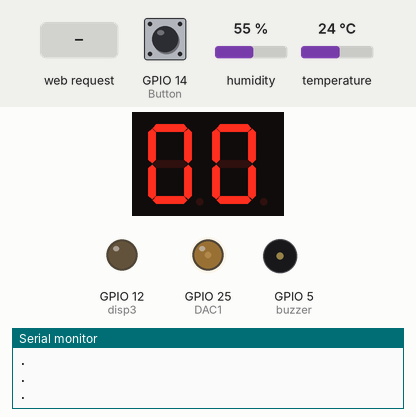
This sketch was run on a simulated ESP32. On the bench: 2-digit seven-segment display, output pins drawn as LEDs (lit = HIGH), buzzer (waves = sounding, pin HIGH), the last lines printed to the serial monitor. Wiring (inferred from the names in the program): 2-digit 7-segment display, segments lit when LOW: segments GPIO 15, GPIO 16, GPIO 17, GPIO 18, GPIO 19, GPIO 21, GPIO 22, GPIO 27; digit selects GPIO 23, GPIO 4. The inputs (shaded band) are chosen by the test bench; at power-on: GPIO 14 (Button) HIGH, humidity 55 %, temperature 24 °C. WiFi joins after 1.5 s; servers stay silent unless stated; storage starts empty; the segment pins are drawn as the display they are named for; pins used as bus, display or sensor lines are not drawn.

Above: at 2.8 s.
2.9 s: GPIO 14 (Button) pulled LOW for 0.15 s
At 4.0 s:
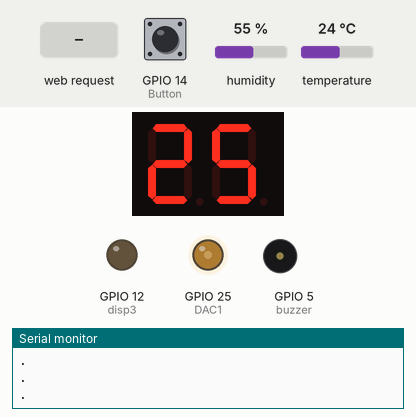
4.6 s: HTTP request GET /autoMode received
At 7.1 s:
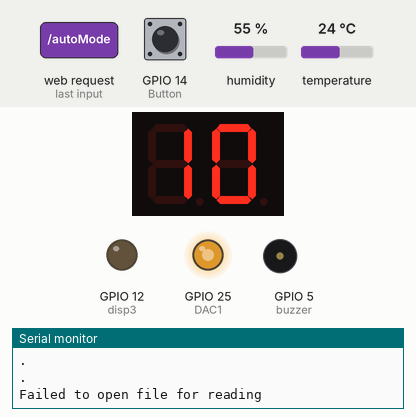
7.4 s: GPIO 14 (Button) pulled LOW for 3.2 s
At 8.58 s:
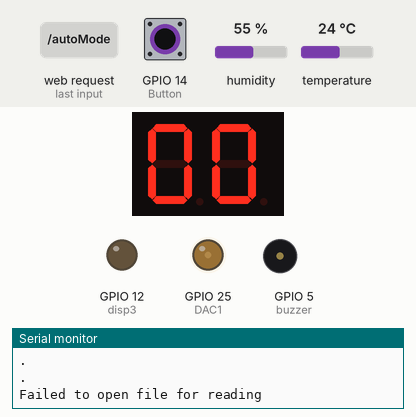
12.1 s: HTTP request GET /autoMode received
At 14.1 s:
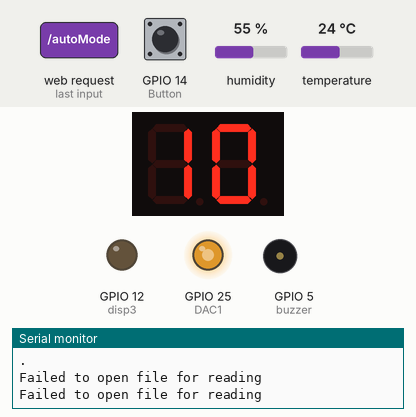
Timing chart, 0 to 15.6 s (numbered marks = the images above; inputs shaded):
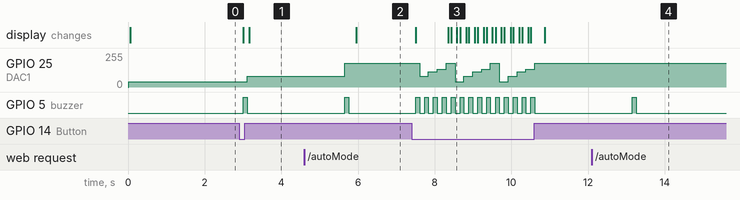

Measured:
- after the input at 2.9 s, GPIO 25 (DAC1): 40/255 → 80/255 after 0.21 s; GPIO 5 (buzzer): LOW → HIGH after 0.11 s, → LOW 0.10 s later; the display: first changes after 0.10 s (image 1 shows a later state)
- after the input at 4.6 s, GPIO 25 (DAC1): 80/255 → 180/255 after 1.1 s; GPIO 5 (buzzer): LOW → HIGH after 1.1 s, → LOW 0.10 s later; the display: changes after 1.4 s (image 2)
- after the input at 7.4 s, GPIO 25 (DAC1): 180/255 → 80/255 after 0.21 s, then repeats every 1.2 s: 115/255 0.23 s, 135/255 0.23 s, 180/255 0.24 s, 40/255 0.23 s, 80/255 0.23 s; GPIO 5 (buzzer): alternates HIGH for 0.10 s and LOW for 0.13 s, 28 changes in all, then stays LOW, starting after 0.11 s
- after the input at 12.1 s, GPIO 5 (buzzer): LOW → HIGH after 1.1 s, → LOW 0.10 s later

The sketch:

ESP32_ARDUINO.ino
```cpp
/*
  DEV by ThuongHuynh
  ESP32 connect to Winform APP use TCP/IP
*/

#include <Arduino.h>
#include <WiFi.h>
#include <SPIFFS.h>
#include <DHT.h>

TaskHandle_t Task1;
#define DHTPIN 13
#define DHTTYPE DHT22
DHT dht(DHTPIN, DHTTYPE);
#define DAC1 25
#define Button 14
#define buzzer 5
#define duration 5000
#define A 15
#define B 16
#define C 17
#define D 18
#define E 19
#define Fs 21
#define G 22
#define DP 27

#define disp1 23
#define disp2 4
#define disp3 12

#define numbersegments            \
  {                               \
    {0, 0, 0, 0, 0, 0, 1, 1},     \
        {1, 0, 0, 1, 1, 1, 1, 1}, \
        {0, 0, 1, 0, 0, 1, 0, 1}, \
        {0, 0, 0, 0, 1, 1, 0, 1}, \
        {1, 0, 0, 1, 1, 0, 0, 1}, \
        {0, 1, 0, 0, 1, 0, 0, 1}, \
        {0, 1, 0, 0, 0, 0, 0, 1}, \
        {0, 0, 0, 1, 1, 1, 1, 1}, \
        {0, 0, 0, 0, 0, 0, 0, 1}, \
        {0, 0, 0, 0, 1, 0, 0, 1}, \
  }
byte numbers[10][8] = numbersegments;
const int segments[8] = {A, B, C, D, E, Fs, G, DP};
int dem_button = 5, stt_buzzer, stt_button;
unsigned long t1;
int tmax_tempe = 3000, tmax_buzzer = 500;
String tempFlash;
String temp_dieuchinh;
int dac = 0;
const char* ssid = "NoPass";
const char* password =  "calihotel12345679";

// const char *ssid = "RD_DVES";
// const char *password = "dongvietdves";

WiFiServer wifiServer(80);
WiFiClient client;
int domovan = 0, stt_auto;

#define dac0    40    //  0%
#define dac25   80   //  25%
#define dac50   115  //  50%
#define dac75   135  //  75%
#define dac100  180 //  100%

unsigned long t2;
String str_domovan = "0", str_chedo = "auto";
String control = "0", mode_control = "auto";
float  doam, t;
int nhietdo;
String temp_gialap;
//********* VI *************
IPAddress local_IP(192, 168, 1, 184);
IPAddress gateway(192, 168, 1, 1);
IPAddress subnet(255, 255, 0, 0);
IPAddress primaryDNS(8, 8, 8, 8);
IPAddress secondaryDNS(8, 8, 4, 4);

void read_Flash_Temp()
{
  File file_temp = SPIFFS.open("/ReadTemp.txt");
  if (!file_temp)
  {
    Serial.println("Failed to open file for reading");
    return;
  }

  if (file_temp.available())
  {
    tempFlash = file_temp.readStringUntil('\n');
  }
  if (tempFlash == "" || tempFlash.indexOf("mp") != -1 || tempFlash.indexOf("OK") != -1)
  {
    tempFlash = "25";
  }
  file_temp.close();
}
void write_Flash_Temp(String &tempx)
{
  File file_temp = SPIFFS.open("/ReadTemp.txt", FILE_WRITE);
  if (!file_temp)
  {
    Serial.println("There was an error opening the file for writing");
    return;
  }
  file_temp.print(tempx);
  file_temp.print("\n"); // xuong dong
  file_temp.close();
}
void read_Flash_Mode()
{
  File file = SPIFFS.open("/ReadFlash.txt");
  if (!file)
  {
    Serial.println("Failed to open file for reading");
    return;
  }
  String content[2];
  int row = 0;
  while (file.available())
  {
    content[row++] = file.readStringUntil('\n');
    if (row == 2)
      break;
  }
  file.close();
  if (content[0] != "")
  {
    str_domovan = content[0];
  }
  if (content[1] != "")
  {
    str_chedo = content[1];
  }
}
void write_Flash_Mode(String &movan, String &chedo)
{
  File file = SPIFFS.open("/ReadFlash.txt", FILE_WRITE);
  if (!file)
  {
    Serial.println("There was an error opening the file for writing");
    return;
  }
  file.print(movan);
  file.print("\n"); // xuong dong

  file.print(chedo);
  file.print("\n"); // xuong dong

  file.close();
}
void Temp_auto(String &gettemp)
{
  if (stt_auto == 0)
  {
    int nhietdo_sosanh = nhietdo - gettemp.toInt();
    //Serial.print("nhiet do so sanh: ");
    //Serial.println(nhietdo_sosanh);
    //stt_auto = 1;

    if (nhietdo_sosanh <= 0 && dem_button != 0)
    {
      control = "0";
      dem_button = 0;
      dacWrite(DAC1, dac0);
      buzzer_On();
      String send = "sendRealtime," + String(nhietdo) + "," + String(doam) + "%" + "," + String(control) + "%" + "," + String(mode_control);
      client.print(send);
      client.flush();
      write_Flash_Mode(control, mode_control);
    }
    if (0<nhietdo_sosanh && nhietdo_sosanh <= 2 && dem_button != 4)
    {
      control = "25";
      dem_button = 4;
      dacWrite(DAC1, dac25);
      buzzer_On();
      String send = "sendRealtime," + String(nhietdo) + "," + String(doam) + "%" + "," + String(control) + "%" + "," + String(mode_control);
      client.print(send);
      client.flush();
      write_Flash_Mode(control, mode_control);
    }
    if (2<nhietdo_sosanh && nhietdo_sosanh <= 4 && dem_button != 3)
    {
      control = "50";
      dem_button = 3;
      dacWrite(DAC1, dac50);
      buzzer_On();
      String send = "sendRealtime," + String(nhietdo) + "," + String(doam) + "%" + "," + String(control) + "%" + "," + String(mode_control);
      client.print(send);
      client.flush();
      write_Flash_Mode(control, mode_control);
    }
    if (4<nhietdo_sosanh && nhietdo_sosanh <= 6 && dem_button != 2)
    {
      control = "75";
      dem_button = 2;
      dacWrite(DAC1, dac75);
      buzzer_On();
      String send = "sendRealtime," + String(nhietdo) + "," + String(doam) + "%" + "," + String(control) + "%" + "," + String(mode_control);
      client.print(send);
      client.flush();
      write_Flash_Mode(control, mode_control);
    }
    if (6<nhietdo_sosanh && dem_button != 1)
    {
      control = "100";
      dem_button = 1;
      dacWrite(DAC1, dac100);
      buzzer_On();
      String send = "sendRealtime," + String(nhietdo) + "," + String(doam) + "%" + "," + String(control) + "%" + "," + String(mode_control);
      client.print(send);
      client.flush();
      write_Flash_Mode(control, mode_control);
    }

  }
}

void setsegments(int number, int digit, int ontime)
{
  for (int seg = 0; seg < 8; seg++)
  {
    if (numbers[number][seg] == 0)
    {
      digitalWrite(segments[seg], LOW);
    }
    else
    {
      digitalWrite(segments[seg], HIGH);
    }
  }
  digitalWrite(digit, HIGH);
  delayMicroseconds(ontime);
  digitalWrite(digit, LOW);
}
void buzzer_On(){
  digitalWrite(buzzer, HIGH);
  delay(100);
  digitalWrite(buzzer, LOW);
}
void Task1code(void *pvParameters)
{

  for (;;)
  {
    if (control == "0")
    {

      setsegments(0, disp1, duration);
      setsegments(0, disp2, duration);
    }
    if (control == "25")
    {
      setsegments(2, disp1, duration);
      setsegments(5, disp2, duration);
    }
    if (control == "50")
    {
      setsegments(5, disp1, duration);
      setsegments(0, disp2, duration); // **** HIỂN THỊ TRẠNG THÁI ĐIỀU KHIỂN LÊN LED 7 ĐOẠN ***
    }
    if (control == "75")
    {
      setsegments(7, disp1, duration);
      setsegments(5, disp2, duration);
    }
    if (control == "100")
    {
      setsegments(1, disp1, duration);
      setsegments(0, disp2, duration);
      setsegments(0, disp3, duration);
    }
    //Serial.println(digitalRead(Button));
    if (digitalRead(Button) == 0) // **** CHỜ NÚT NHẤN MODE ***
    {
      delay(100);
      if (digitalRead(Button) == 0)
      {
        stt_button = 1;
        buzzer_On();
        dem_button++;
        switch (dem_button)
        {
        case 1:
          control = "0";
          dacWrite(DAC1, dac0);

          break;
        case 2:
          control = "25";
          dacWrite(DAC1, dac25);

          break;
        case 3:
          control = "50";
          dacWrite(DAC1, dac50);

          break;
        case 4:
          control = "75";
          dacWrite(DAC1, dac75);

          break;
        case 5:
          control = "100";
          dacWrite(DAC1, dac100);

          dem_button = 0;
          break;
        default:
          break;
        }
        // String send = "sendRealtime,"+String(nhietdo) + "," + String(doam)+ "%" + "," + String(control)+ "%";
        // client.print(send);
        // client.flush();
        mode_control = "manual";
        write_Flash_Mode(control, mode_control);
      }
    }
    //Serial.print("BUTTON CORE 0: ");Serial.println(digitalRead(Button));
    delay(10);
  }
}
void setup()
{
  //Serial.begin(115200);
  if (!SPIFFS.begin(true))
  {
    Serial.println("An Error has occurred while mounting SPIFFS");
  }
  dht.begin();

  for (int t = 0; t < 8; t++)
  {
    pinMode(segments[t], OUTPUT);
    digitalWrite(segments[t], LOW);
  }
  pinMode(Button, INPUT_PULLUP);
  pinMode(disp1, OUTPUT);
  pinMode(disp2, OUTPUT);
  pinMode(disp3, OUTPUT);
  pinMode(buzzer, OUTPUT);

  digitalWrite(buzzer, LOW);
  digitalWrite(disp1, LOW);
  digitalWrite(disp2, LOW);
  digitalWrite(disp3, LOW);
  read_Flash_Mode();
  control = str_domovan;
  if (control == "0")
  {

    dacWrite(DAC1, dac0);
    dem_button = 1; // 1
  }
  if (control == "25")
  {
    dacWrite(DAC1, dac25);
    dem_button = 2; // 2
  }
  if (control == "50")
  {
    dacWrite(DAC1, dac50);
    dem_button = 3; // 3
  }
  if (control == "75")
  {
    dacWrite(DAC1, dac75);
    dem_button = 4; // 4
  }
  if (control == "100")
  {
    dacWrite(DAC1, dac100);
    dem_button = 0; // 5
  }
  xTaskCreatePinnedToCore( // **** CHO PHÉP XỬ LÝ TRÊN CORE 0 ESP32 ***
      Task1code,           /* Tên hàm sẽ xử lý trên core được chọn */
      "Task1",             /* Tên của tác vụ */
      10000,               /* Kích thướt của tác vụ */
      NULL,                /* Đối số đầu vào bạn muốn đưa vào bên trong hàm xử lý ở trên */
      3,                   /* Mức độ ưu tiên xử lý (0 là thấp nhất) */
      &Task1,              /* Tác vụ bạn khai báo ở phía trên */
      0);                  /* Chọn core bạn muốn chạy tác vụ (0 hoặc 1) */
  // ************** WIFI INIT ********************
  if (!WiFi.config(local_IP, gateway, subnet, primaryDNS, secondaryDNS))
  {
    //Serial.println("STA Failed to configure wifi 1");
  }

  //Serial.print("Connecting to ");
  //Serial.println(ssid);
  WiFi.begin(ssid, password);
  while (WiFi.status() != WL_CONNECTED)
  {
    delay(500);
    Serial.println(".");
  }

  //Serial.print("Connected to IP: ");
  //Serial.println(WiFi.localIP());
  wifiServer.begin();
  delay(100);

  t1 = millis();
}

//=======================================================================
//                    Main Program Loop
//=======================================================================
void loop()
{

  //********* TCP/IP ***********
  client = wifiServer.available();
  if (client)
  {
    //Serial.println("Client Connected ...");
    read_Flash_Mode();
    read_Flash_Temp();

    nhietdo = dht.readTemperature();
    //Serial.println(nhietdo);
    temp_gialap = String(nhietdo);
    temp_dieuchinh = tempFlash;
    stt_auto = 0;
    client.print("sendFlash," + str_domovan + "%," + str_chedo + "," + tempFlash);
    control = str_domovan, mode_control = str_chedo;
    while (client.connected()) // **** CONNECTED ***
    {
      //******** ĐỌC NHỆT ĐỘ PHÒNG ***********
      if ((unsigned long)(millis() - t1) >= tmax_tempe)
      {
        doam = dht.readHumidity();
        nhietdo = dht.readTemperature();
        //t = dht.computeHeatIndex(t, doam , false);
        if (isnan(doam) || isnan(nhietdo))
        {
          Serial.println("Failed to read from DHT sensor!");
          nhietdo = 0.0;
          doam = 0.0;
        }
//        Serial.print("Humidity: ");
//        Serial.print(doam);
//        Serial.print("  Temperature: ");
//        Serial.print(nhietdo);
//        Serial.println("°C ");

        String send = "sendRealtime," + String(nhietdo) + "," + String(doam) + "%" + "," + String(control) + "%" + "," + String(mode_control);
        client.print(send);
        //client.flush();
        t1 = millis();
      }

      //********* READ DATA ***************
      String getData = client.readString();
      if (getData == "OK")
      {
        //Serial.print("Respone: ");Serial.println(getData);
      }
      else if (getData != "") // **** NHẬN DỮ LIỆU ĐIỀU KHIỂN TỪ APP ***
      {
        //Serial.print("Feedback: ");Serial.println(getData);

        if (getData.indexOf("autoMode") != -1)
        {
          mode_control = "auto";
          //Serial.println("AUTO MODE --------------");
        }
        if (getData.indexOf("manualMode") != -1)
        {
          mode_control = "manual";
          //Serial.println("MANUAL MODE --------------");
        }

        if (getData.indexOf("Control") != -1) // **** CONTROL- LEVEL ***
        {
          buzzer_On();
          if (getData.indexOf("0.0%") != -1)
          {
            dacWrite(DAC1, dac0);
            control = "0";
            dem_button = 1;
            //Serial.println("CONTROL MODE: 0% --------------");
          }
          if (getData.indexOf("25%") != -1)
          {
            dacWrite(DAC1, dac25);
            control = "25";
            dem_button = 2;
            //Serial.println("CONTROL MODE: 25% --------------");
          }
          if (getData.indexOf("50%") != -1)
          {
            dacWrite(DAC1, dac50);
            control = "50";
            dem_button = 3;
            //Serial.println("CONTROL MODE: 50% --------------");
          }
          if (getData.indexOf("75%") != -1)
          {
            dacWrite(DAC1, dac75);
            control = "75";
            dem_button = 4;
            //Serial.println("CONTROL MODE: 75% --------------");
          }
          if (getData.indexOf("100%") != -1)
          {
            dacWrite(DAC1, dac100);
            control = "100";
            dem_button = 0;
            //Serial.println("CONTROL MODE: 100% --------------");
          }
        }

        write_Flash_Mode(control, mode_control);
      }
      // **********************************

      // ****** NẾU LÀ CHẾ ĐỘ AUTO THÌ ĐK VAN THEO NHIỆT ĐỘ PHÒNG *********
      if (mode_control == "auto")
      {
        // **** CONTROL - AUTO ***
        if (getData.indexOf("temp") != -1 && getData.indexOf("OK") == -1)
        {
          temp_dieuchinh = getData.substring(4);
          //Serial.print("NHIET DO DIEU CHINH: ");
          //Serial.println(temp_dieuchinh);
          write_Flash_Temp(temp_dieuchinh);
          getData = "";
          stt_auto = 0;

        }
        else if(getData.indexOf("temp") != -1 && getData.indexOf("OK") != -1){
          temp_dieuchinh = getData.substring(4, getData.length()-2);
          //Serial.print("NHIET DO DIEU CHINH: ");
          //Serial.println(temp_dieuchinh);
          write_Flash_Temp(temp_dieuchinh);
          getData = "";
          stt_auto = 0;

        }
        Temp_auto(temp_dieuchinh);
//        if (getData.indexOf("set") != -1)
//        {
//          temp_gialap = getData.substring(3);
//          Serial.print("NHIET DO GIA LAP: ");
//          Serial.println(temp_gialap);
//          stt_auto = 0;
//          // if(temp_gialap == temp){
//          //   control = "0"; dacWrite(DAC1, dac0);getData = "";stt_auto=1;dem_button = 1;
//          //   t2 = millis();stt_buzzer = 0;
//          //   digitalWrite(buzzer, HIGH);
//          //   String send = "sendRealtime,"+String(nhietdo) + "," + String(doam)+ "%" + "," + String(control)+ "%" + "," + String(mode_control);
//          //   client.print(send);
//          //   client.flush();
//          // }
//        }

      }
      if (stt_button == 1) // **** TRẠNG THÁI NÚT NHẤN MODE ***
      {
        String send = "sendRealtime," + String(nhietdo) + "," + String(doam) + "%" + "," + String(control) + "%" + "," + String(mode_control);
        client.print(send);
        //client.flush();
        mode_control = "manual";
        write_Flash_Mode(control, mode_control);
        stt_button = 0;
        stt_auto = 0;
      }

      delay(10);
    }
    client.stop();
    //Serial.println("Client disconnected");
  }

  delay(10);
}
```
